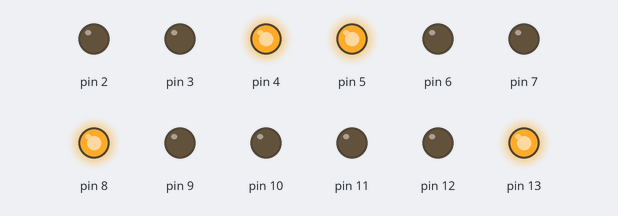
Recording of a sketch running on a simulated Arduino Uno, built with avr-gcc and run on an emulated ATmega328P. Shown: output pins drawn as LEDs (lit = HIGH). What the sketch prints to the serial monitor is not drawn.

Above: at 2.5 s.
At 6.0 s:
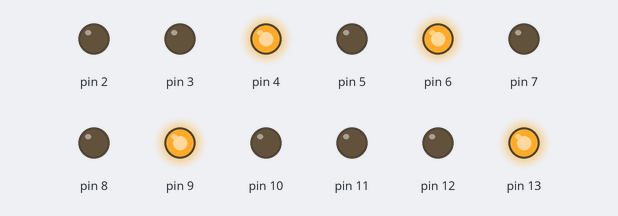
At 9.5 s:
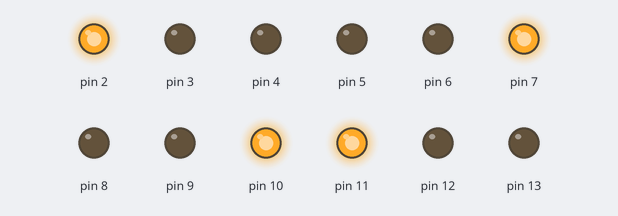
At 13.0 s:
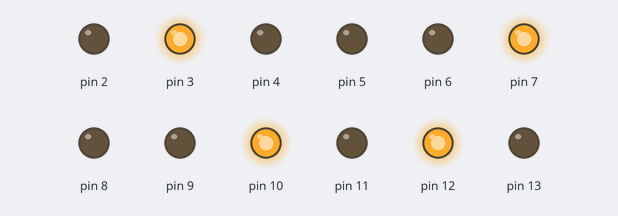
Timing chart, 0 to 18.2 s (numbered marks = the images above):
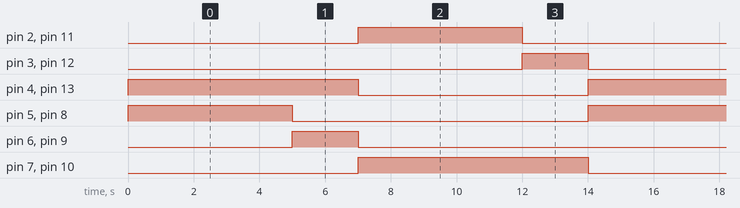

Measured:
- by itself, pin 2, pin 5, pin 8, pin 11: alternates HIGH for 5.0 s and LOW for 9.0 s
- by itself, pin 3, pin 6, pin 9, pin 12: alternates HIGH for 2.0 s and LOW for 12.0 s
- by itself, pin 4, pin 7, pin 10, pin 13: alternates HIGH for 7.0 s and LOW for 7.0 s

The sketch:

Experimento_IX.ino
```cpp
// Semáforo 4 tempos

// Classe Semáforo
class Semaforo {
  private:
    int vermelho, amarelo, verde;

  public:
    Semaforo(int pinoVermelho, int pinoAmarelo, int pinoVerde) {
      vermelho = pinoVermelho;
      amarelo = pinoAmarelo;
      verde = pinoVerde;

      pinMode(vermelho, OUTPUT);
      pinMode(amarelo, OUTPUT);
      pinMode(verde, OUTPUT);
    }

    void verdeLigado() {
      digitalWrite(verde, HIGH);
      digitalWrite(amarelo, LOW);
      digitalWrite(vermelho, LOW);
    }

    void amareloLigado() {
      digitalWrite(verde, LOW);
      digitalWrite(amarelo, HIGH);
      digitalWrite(vermelho, LOW);
    }

    void vermelhoLigado() {
      digitalWrite(verde, LOW);
      digitalWrite(amarelo, LOW);
      digitalWrite(vermelho, HIGH);
    }
};

// Definição dos semáforos
Semaforo semaforo2(4,3,2);
Semaforo semaforo3(7,6,5);

Semaforo semaforo1(10,9,8);
Semaforo semaforo4(13,12,11);

void setup() {
  Serial.begin(9600);
}

void loop() {
  Serial.println("Semáforo de 4 tempos");

  // Fase 1: Semáforos 1 e 3 VERDE, Semáforos 2 e 4 VERMELHO
  semaforo1.verdeLigado();
  semaforo3.verdeLigado();
  semaforo2.vermelhoLigado();
  semaforo4.vermelhoLigado();
  delay(5000);

  // Fase 2: Semáforos 1 e 3 AMARELO

  semaforo1.amareloLigado();
  semaforo3.amareloLigado();
  delay(2000);

  // Fase 3: Semáforos 1 e 3 VERMELHO, Semáforos 2 e 4 VERDE
  semaforo1.vermelhoLigado();
  semaforo3.vermelhoLigado();
  semaforo2.verdeLigado();
  semaforo4.verdeLigado();
  delay(5000);

  // Fase 4: Semáforos 2 e 4 AMARELO
  semaforo2.amareloLigado();
  semaforo4.amareloLigado();
  delay(2000);
}
```
